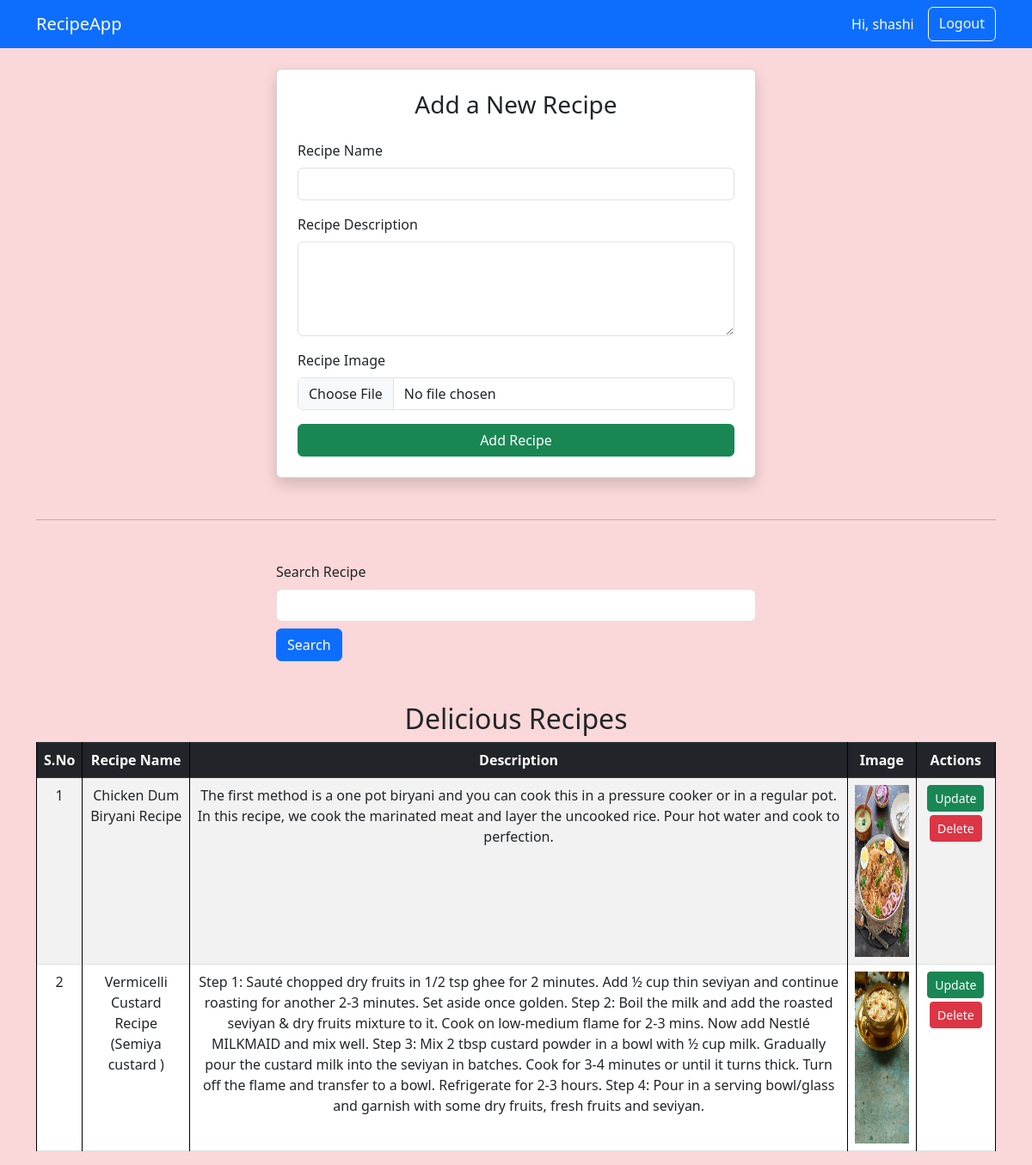
Screenshot of /reci/ (signed in) with the database file from the repository.
### vege/models.py (models this page shows)
class Recipe(models.Model):
    user=models.ForeignKey(User, on_delete=models.SET_NULL, null=True,blank=True)
    recipe_name=models.CharField()
    recipe_description=models.TextField()
    recipe_image=models.ImageField(upload_to="recipe")

### vege/views.py (the view, shortened to what this page needs)
# urls.py: path("reci/",recipe,name="reci"),
@login_required(login_url="/login/")
def recipe(request):
    q=Recipe.objects.all()
    if request.GET.get('search'):
        q=q.filter(recipe_name__icontains =request.GET.get('search'))
    context={'recipes':q}
    return render(request,'recipe.html',context)

### vege/templates/recipe.html (shortened to what this page needs)
{% extends 'base.html' %}
{% block content %}
<form class="col-md-6 mx-auto card p-4 shadow" method="POST" enctype="multipart/form-data">
  <h3 class="text-center mb-4">Add a New Recipe</h3>
  <div class="mb-3">
    <label class="form-label">Recipe Name</label>
    <input type="text" class="form-control" name="recipe_name" required>
  </div>
  <div class="mb-3">
    <label class="form-label">Recipe Description</label>
    <textarea class="form-control" name="recipe_description" rows="4" required></textarea>
  </div>
  <div class="mb-3">
    <label class="form-label">Recipe Image</label>
    <input type="file" class="form-control" name="recipe_image" accept="image/*">
  </div>
  <button type="submit" class="btn btn-success w-100">Add Recipe</button>
</form>
<hr class="my-5">
<div class="col-md-6 mx-auto mb-5">
  <form method="GET">
    <label class="form-label">Search Recipe</label>
    <input type="text" name="search" value="{{ request.GET.search }}" class="form-control mb-2">
    <button type="submit" class="btn btn-primary">Search</button>
  </form>
</div>
<h2 class="text-center">Delicious Recipes</h2>
<div class="table-responsive">
  <table class="table table-bordered table-striped text-center">
    <thead class="table-dark">
      <tr>
        <th>S.No</th>
        <th>Recipe Name</th>
        <th>Description</th>
        <th>Image</th>
        <th>Actions</th>
      </tr>
    </thead>
    <tbody>
      {% for recipe in recipes %}
      <tr>
        <td>{{ forloop.counter }}</td>
        <td>{{ recipe.recipe_name }}</td>
        <td>{{ recipe.recipe_description }}</td>
        <td>
          {% if recipe.recipe_image %}
            <img src="{{ recipe.recipe_image.url }}" style="height: 200px;" class="img-fluid">
          {% else %}
            No Image
          {% endif %}
        </td>
        <td>
          <a href="/update_receipe/{{ recipe.id }}/" class="btn btn-sm btn-success">Update</a>
          <a href="/delete_receipe/{{ recipe.id }}/" class="btn btn-sm btn-danger mt-1">Delete</a>
        </td>
      </tr>
      {% endfor %}
    </tbody>
  </table>
</div>
{% endblock %}

### vege/templates/base.html (shortened to what this page needs)
<!DOCTYPE html>
<html lang="en">
<head>
  <link href="https://cdn.jsdelivr.net/npm/bootstrap@5.3.0/dist/css/bootstrap.min.css" rel="stylesheet">
</head>
<body>
  <nav class="navbar navbar-expand-lg navbar-dark bg-primary">
    <div class="container">
      <a class="navbar-brand" href="/reci/">RecipeApp</a>
      <div class="d-flex ms-auto">
        {% if request.user.is_authenticated %}
          <span class="navbar-text text-white me-3">Hi, {{ request.user.username }}</span>
          <a class="btn btn-outline-light" href="/logout/">Logout</a>
        {% else %}
          <a class="btn btn-outline-light me-2" href="/login/">Login</a>
          <a class="btn btn-light" href="/register/">Register</a>
        {% endif %}
      </div>
    </div>
  </nav>
  <div class="container mt-4">
    {% block content %}{% endblock %}
  </div>
</body>
</html>

### vege/templates/base.html (style rules this page uses)
body { background-color: rgb(250, 215, 216); }
table, th, td { border: 1px solid black; }

### rows the page displays
Recipe: recipe_name "Chicken Dum Biryani Recipe", recipe_description "The first method is a one pot biryani and you can cook this in a pressure cooker or in a regular pot. In this recipe, we cook the marinated meat and layer the uncooked rice. Pour hot water and cook to perfection.", recipe_image (picture)
Recipe: recipe_name "Vermicelli Custard Recipe (Semiya custard )", recipe_description "Step 1: Sauté chopped dry fruits in 1/2 tsp ghee for 2 minutes. Add ½ cup thin seviyan and continue roasting for another 2-3 minutes. Set aside once golden. Step 2: Boil the milk and add the roasted seviyan & dry fruits mixture to it. Cook on low-medium flame for 2-3 mins. Now add Nestlé MILKMAID and mix well. Step 3: Mix 2 tbsp custard powder in a bowl with ½ cup milk. Gradually pour the custard milk into the seviyan in batches. Cook for 3-4 minutes or until it turns thick. Turn off the flame and transfer to a bowl. Refrigerate for 2-3 hours. Step 4: Pour in a serving bowl/glass and garnish with some dry fruits, fresh fruits and seviyan.", recipe_image (picture)

### other values shown
{{ request.user.username }} "shashi"
